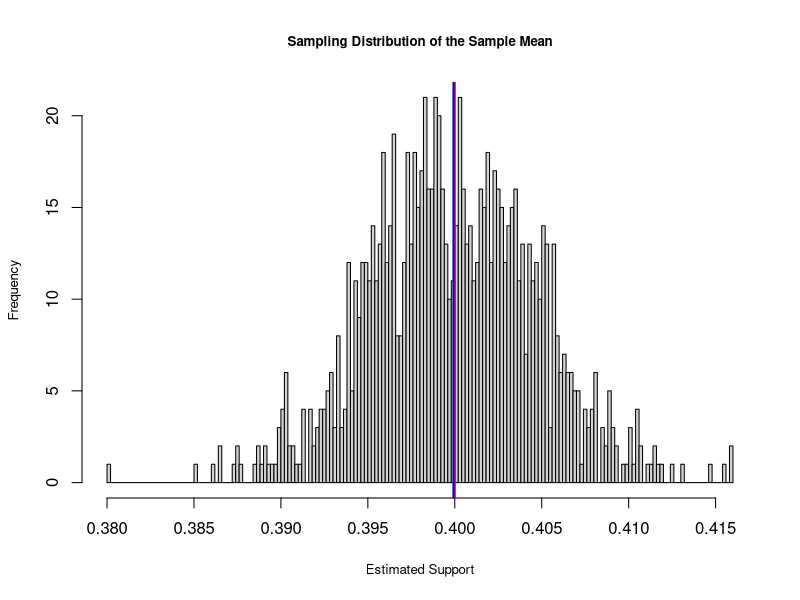

This figure's R source:
#### PLSC 309 R Lab Session
## Date: 09-10-2026
## Sampling Distribution

# remove all existing lists
rm(list=ls())

# Set random seed
set.seed(123) # For the purpose of reproducibility

p_true <- 0.40 # true parameter (the estimand in theory)

n <- 10000 # sample size

# Simulate n=1000 voters: 1 = support, 0 = not support
support <- rbinom(n, size = 1, prob = p_true) #random binomial distribution (rbinom)

# Look at the first six simulated voters
head(support)

# Calculate the sample mean
mean(support)

# Now we would like to repeat the same process for 1000 times
R <- 1000 # 1000 draws (random sampling)

estimates <- replicate(
  R,
  mean(rbinom(n, size = 1, prob = p_true))
)

head(estimates) # the first six sample means

mean(estimates) # expected value of the sample mean

# Let's use a histogram to plot the distribution of sample means
hist(
  estimates,
  breaks = 150,
  main = "Sampling Distribution of the Sample Mean",
  xlab = "Estimated Support",
  cex.main = 0.8, cex.lab = 0.8, # customize label sizes
)

abline(v = p_true, lwd = 2, col="red")
abline(v = mean(estimates), lwd = 2, col="blue")
